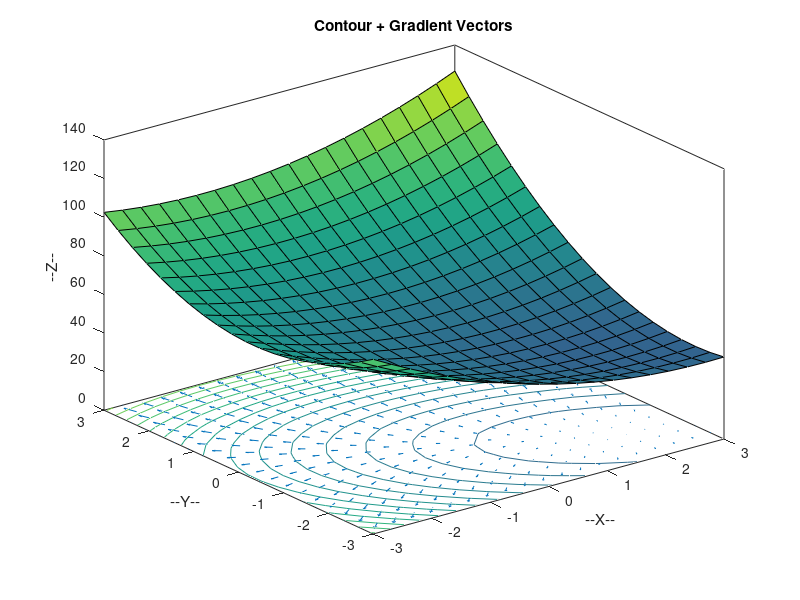

Write MATLAB code to recreate this figure.
function contour_gradient_3d ( )

  xmin = - 3.0;
  xmax = + 3.0;
  nx = 20;

  ymin = -3.0;
  ymax = +3.0;
  ny = 20;

  x = linspace ( xmin, xmax, nx );
  y = linspace ( ymin, ymax, ny );
  [ X, Y ] = meshgrid ( x, y );

  Z = 0.5 * ( 3 * X.^2 + 4 * X .* Y + 6 * Y.^2 ) - 2 * X + 8 * Y + 50;

  level_num = 20;
  contour ( X, Y, Z, level_num )
  hold on
  surf ( X, Y, Z )

  h = 0.01;
  [ U, V ] = gradient ( Z, h );
  quiver ( X, Y, U, V );

  view ( 3 );
  hold off

  xlabel ( '--X--' );
  ylabel ( '--Y--' );
  zlabel ( '--Z--' );
  title ( 'Contour + Gradient Vectors' )

  return
end
